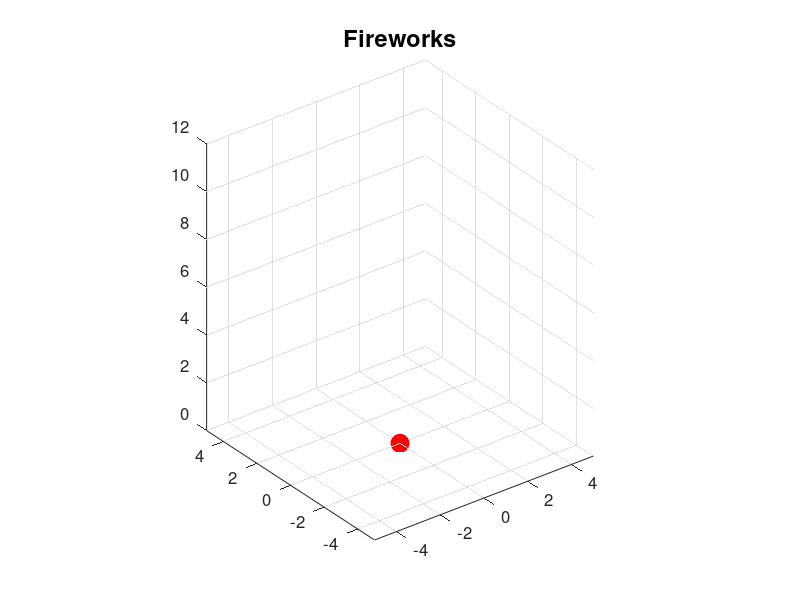

Reproduce this figure in MATLAB. (Note: this script raises an error after producing the figure.)
%-----------preparing window----------------------------
figure('units','norm','position',[.1 .1 .8 .7],'color',[.9 .9 .9],...
       'name', "Fireworks");                                            %Creating Window
a = axes('position',[.1 .1 .8 .8],'color',[.2 .3 .3],'fontsize',[12]);  %Creating Axis
txt = ["Fireworks"];     %preparing amplitude string
a : title (txt,'fontsize',[17]);  %titleing diagram
grid on;                          %turing on the grid in coordinate system
view(3);                          %setting view to 3d
axis ('equal',[-5 5 -5 5 0 12]);                   %setting aspect ration and limits
drawnow;                          %drawing this

%---initial variables---
x0=0;
z0=0;

%---first section of fireworks---
%---drawing projectile---
h_proj=line(0,0,0,'marker','o','color',[1 0 0],'markerfacecolor',[1 0 0], 'markersize',[13]); %creating the projectile
drawnow;                          %drawing this
%---loop---
for z=0:.05:6;    %moving firework upwards
  set(h_proj,'zdata',z);            %setting the projectile to the position
  line(0,0,[z0 z],'color','red','linewidth',[3]);   %drawing the trail
  drawnow;                          %drawing this
  z0=z;                             %storing z for next line
endfor;
set(h_proj,'markersize',[0]); %making first projectile disappear

%---second section of fireworks---
%---drawing projectiles---
h_proj1=line(0,0,6,'marker','o','color',[1 1 0],'markerfacecolor',[1 1 0], 'markersize',[9]); %creating the projectile
h_proj2=line(0,0,6,'marker','o','color',[1 0 1],'markerfacecolor',[1 0 1], 'markersize',[9]); %creating the projectile
h_proj3=line(0,0,6,'marker','o','color',[0 0 1],'markerfacecolor',[0 0 1], 'markersize',[9]); %creating the projectile
h_proj4=line(0,0,6,'marker','o','color',[1 1 1],'markerfacecolor',[1 1 1], 'markersize',[9]); %creating the projectile
h_proj5=line(0,0,6,'marker','o','color',[1 .5 1],'markerfacecolor',[1 .5 1], 'markersize',[9]); %creating the projectile
drawnow;                          %drawing this
%---loop---
for x=0:.07:6;    %moving fireworks like a throw in different directions
  %calculating z value for throw
  z=10*x-.5*9.81*x^2+6;            
  %projectile 1 
  set(h_proj1,'xdata',x,'ydata',x,'zdata',z);            %setting the projectile to the position
  line([x0 x],[x0 x],[z0 z],'color',[1 1 0],'linewidth',[2]);   %drawing the trail
  %projectile 2 
  set(h_proj2,'xdata',x,'ydata',0,'zdata',z);            %setting the projectile to the position
  line([x0 x],0,[z0 z],'color',[1 0 1],'linewidth',[2]);   %drawing the trail
  %projectile 3 
  set(h_proj3,'xdata',-x,'ydata',-.9*x,'zdata',z);            %setting the projectile to the position
  line([-x0 -x],[-.9*x0 -.9*x],[z0 z],'color',[0 0 1],'linewidth',[2]);   %drawing the trail
  %projectile 4 
  set(h_proj4,'xdata',x,'ydata',-.5*x,'zdata',z);            %setting the projectile to the position
  line([x0 x],[-.5*x0 -.5*x],[z0 z],'color',[1 1 1],'linewidth',[2]);   %drawing the trail
  %projectile 5 
  set(h_proj5,'xdata',-x,'ydata',x,'zdata',z);            %setting the projectile to the position
  line([-x0 -x],[x0 x],[z0 z],'color',[1 .5 1],'linewidth',[2]);   %drawing the trail
  %drawing
  drawnow;                          %drawing this
  x0=x;                             %storing x for next line
  y0=y;                             %storing y for next line
  z0=z;                             %storing z for next line
  if z<0;
    break;
  endif;
endfor;
